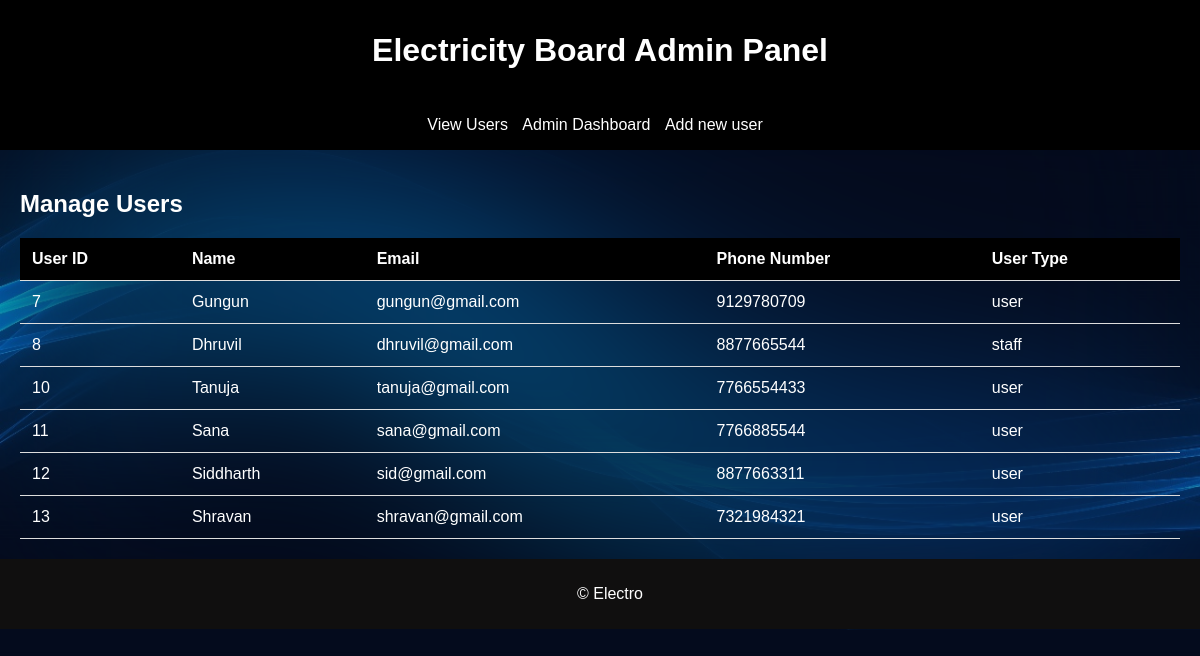
The app's page /manageuser/ with its own data.
### electro/models.py (models this page shows)
class CustomUser(AbstractUser):
    id = models.AutoField(primary_key=True)
    USER_TYPE_CHOICES = [
        ('user', 'User'),
        ('staff', 'Staff')
        ]
    user_type = models.CharField(max_length=50, choices=USER_TYPE_CHOICES)
    firstname=models.CharField(max_length=255)
    lastname=models.CharField(max_length=255)
    emailid = models.CharField(max_length=255)
    phone_number = models.CharField(max_length=15, unique=True,null=True,blank=True)
    groups = models.ManyToManyField(
        'auth.Group',
        related_name='custom_user_groups',
        blank=True,
        help_text='The groups this user belongs to. A user will get all permissions granted to each of their groups.',
        verbose_name='groups',
    )
    user_permissions = models.ManyToManyField(
        'auth.Permission',
        related_name='custom_user_permissions',
        blank=True,
        help_text='Specific permissions for this user.',
        verbose_name='user permissions',
    )

### electro/views.py (the view)
# urls.py: path('manageuser/',views.manageuser,name='manage'),
def manageuser(request):
    regular_users = CustomUser.objects.filter(is_superuser=False)
    return render(request,"electro/manageuser.html",{'regular_users': regular_users})

### templates/electro/manageuser.html (shortened to what this page needs)
{% extends 'base2.html' %}
{% load static %}
{% block content %}
<body style="background-image: url('{% static '/images/admin3.jpg' %}'); background-size: cover; background-position: center;backdrop-filter: blur(100px);">
<main>
    <section>
        <h2 style="color: white;">Manage Users</h2>
        <table style="color: white;">
            <thead>
                <tr>
                    <th>User ID</th>
                    <th>Name</th>
                    <th>Email</th>
                    <th>Phone Number</th>
                    <th>User Type</th>
                </tr>
            </thead>
            <tbody>
            {% for u in regular_users %}
                <tr>
                    <td>{{ u.id }}</td>
                    <td>{{u.first_name }}</td>
                    <td>{{ u.email }}</td>
                    <td>{{ u.phone_number }}</td>
                    <td>{{ u.user_type }}</td>
                </tr>
            {% endfor %}
            </tbody>
        </table>
    </section>
</main>
{% endblock content %}

### static/css/admin.css (style rules this page uses)
body { font-family: Arial, sans-serif; margin: 0; padding: 0; background-color: #f4f4f4; }
main { padding: 20px; background-position: f; }
table { width: 100%; border-collapse: collapse; margin-top: 20px; }
th, td { padding: 12px; text-align: left; border-bottom: 1px solid #ddd; }
th { background-color: black; color: white; }

### records on screen
CustomUser: id "7", first_name "Gungun", email "gungun@gmail.com", phone_number "9129780709", user_type "user"
CustomUser: id "8", first_name "Dhruvil", email "dhruvil@gmail.com", phone_number "8877665544", user_type "staff"
CustomUser: id "10", first_name "Tanuja", email "tanuja@gmail.com", phone_number "7766554433", user_type "user"
CustomUser: id "11", first_name "Sana", email "sana@gmail.com", phone_number "7766885544", user_type "user"
CustomUser: id "12", first_name "Siddharth", email "sid@gmail.com", phone_number "8877663311", user_type "user"
CustomUser: id "13", first_name "Shravan", email "shravan@gmail.com", phone_number "7321984321", user_type "user"
